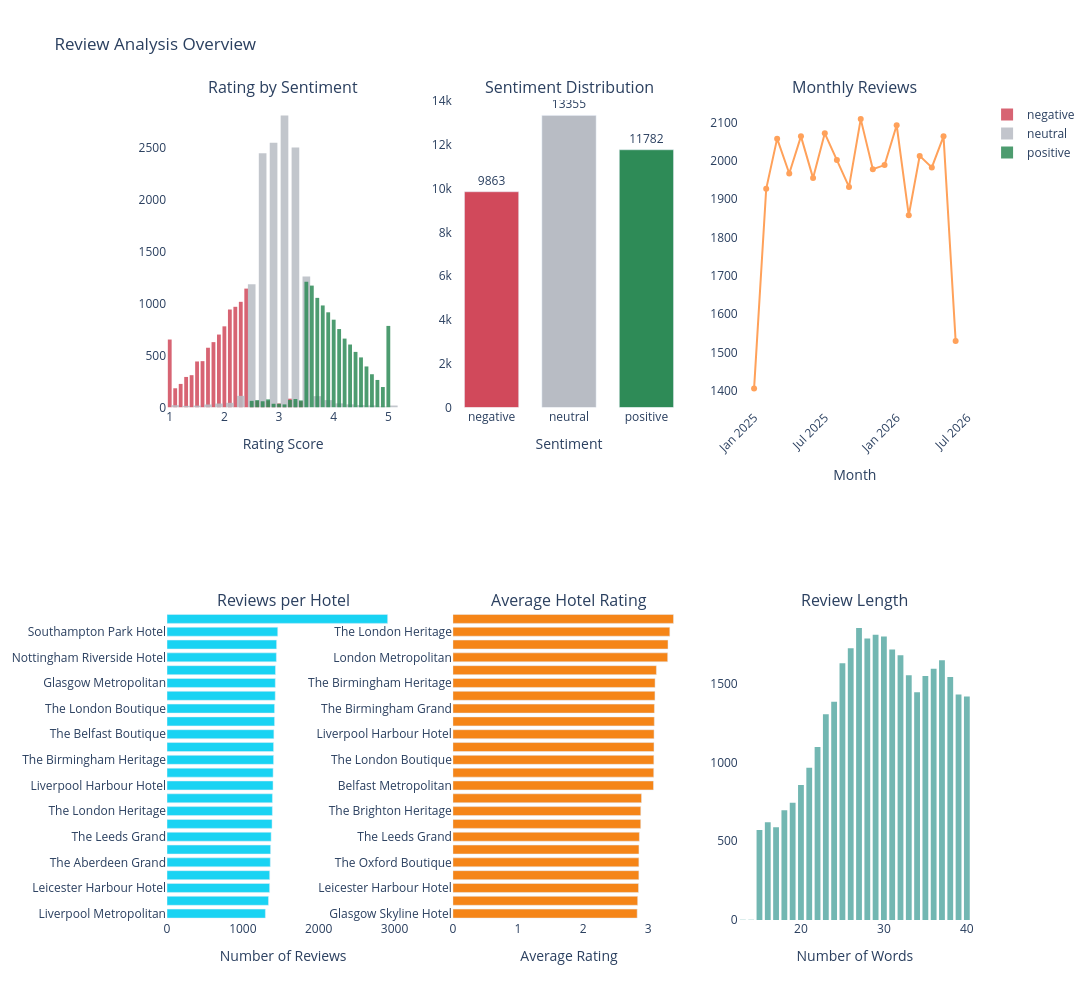

Source (notebook cell):
### Code cell
# Convert review dates
merged_data["review_date"] = pd.to_datetime(merged_data["review_date"], errors="coerce")

# Create dashboard
fig = msub(rows=2, cols=3,
    subplot_titles=["Rating by Sentiment", "Sentiment Distribution", "Monthly Reviews", 
                    "Reviews per Hotel", "Average Hotel Rating", "Review Length"])

# Rating distribution by sentiment labels
for label in LABELS:
    fig.add_trace(go.Histogram(x=merged_data.loc[merged_data["sentiment_label"] == label, "rating_score"],
            name=label, marker_color=COLORS[label], nbinsx=40, opacity=0.85 ), row=1, col=1)

# Sentiment Label distribution
counts = merged_data["sentiment_label"].value_counts().reindex(LABELS, fill_value=0)

fig.add_trace(go.Bar(x=counts.index, y=counts.values, marker_color=[COLORS[label] for label in counts.index],
        text=counts.values, textposition="outside", showlegend=False), row=1, col=2)

#  Monthly reviews
monthly = (merged_data.dropna(subset=["review_date"]).set_index("review_date").resample("MS").size())

fig.add_trace(go.Scatter(x=monthly.index, y=monthly.values, mode="lines+markers", showlegend=False), row=1, col=3)

# Reviews per hotel
h_reviews = merged_data.groupby("hotel_name").size().sort_values()

fig.add_trace(go.Bar(x=h_reviews.values, y=h_reviews.index, orientation="h", showlegend=False), row=2, col=1)

# Average rating per hotel
ratings = merged_data.groupby("hotel_name")["rating_score"].mean().dropna().sort_values()

fig.add_trace(go.Bar(x=ratings.values, y=ratings.index, orientation="h", marker_color="#F58518",
           showlegend=False), row=2, col=2)

# Review length in words
review_length = merged_data["review_text"].fillna("").str.split().str.len()

fig.add_trace(go.Histogram(x=review_length, nbinsx=40, marker_color="#72B7B2", showlegend=False), row=2, col=3)

# Chart labels and layout
fig.update_xaxes(title_text="Rating Score", row=1, col=1)
fig.update_xaxes(title_text="Sentiment", row=1, col=2)
fig.update_xaxes(title_text="Month", tickangle=-45, row=1, col=3)
fig.update_xaxes(title_text="Number of Reviews", row=2, col=1)
fig.update_xaxes(title_text="Average Rating", row=2, col=2)
fig.update_xaxes(title_text="Number of Words", row=2, col=3)


fig.update_layout(
    title="Review Analysis Overview",
    height=1000,
    width=1400,
    bargap=0.3,
    barmode="overlay",
    plot_bgcolor="white",
    paper_bgcolor="white"
)

fig.show()

### Figure 1 — Plotly figure (JSON) as saved in the notebook; plotly's stock layout.template omitted (floating-point values rounded to 4 significant figures; data arrays with more than 128 entries replaced by an {"elided": "..."} marker saying what was removed)
{"data": [{"marker": {"color": "#D1495B"}, "name": "negative", "nbinsx": 40, "opacity": 0.85, "type": "histogram", "x": {"elided": "9863 float values"}, "xaxis": "x", "yaxis": "y"}, {"marker": {"color": "#B8BCC4"}, "name": "neutral", "nbinsx": 40, "opacity": 0.85, "type": "histogram", "x": {"elided": "13355 float values"}, "xaxis": "x", "yaxis": "y"}, {"marker": {"color": "#2E8B57"}, "name": "positive", "nbinsx": 40, "opacity": 0.85, "type": "histogram", "x": {"elided": "11782 float values"}, "xaxis": "x", "yaxis": "y"}, {"marker": {"color": ["#D1495B", "#B8BCC4", "#2E8B57"]}, "showlegend": false, "text": [9863.0, 13360.0, 11780.0], "textposition": "outside", "type": "bar", "x": ["negative", "neutral", "positive"], "xaxis": "x2", "y": [9863, 13355, 11782], "yaxis": "y2"}, {"mode": "lines+markers", "showlegend": false, "type": "scatter", "x": ["2025-01-01T00:00:00.000000", "2025-02-01T00:00:00.000000", "2025-03-01T00:00:00.000000", "2025-04-01T00:00:00.000000", "2025-05-01T00:00:00.000000", "2025-06-01T00:00:00.000000", "2025-07-01T00:00:00.000000", "2025-08-01T00:00:00.000000", "2025-09-01T00:00:00.000000", "2025-10-01T00:00:00.000000", "2025-11-01T00:00:00.000000", "2025-12-01T00:00:00.000000", "2026-01-01T00:00:00.000000", "2026-02-01T00:00:00.000000", "2026-03-01T00:00:00.000000", "2026-04-01T00:00:00.000000", "2026-05-01T00:00:00.000000", "2026-06-01T00:00:00.000000"], "xaxis": "x3", "y": [1406, 1927, 2058, 1967, 2064, 1955, 2072, 2002, 1932, 2109, 1978, 1989, 2093, 1858, 2013, 1983, 2064, 1530], "yaxis": "y3"}, {"orientation": "h", "showlegend": false, "type": "bar", "x": [1297, 1338, 1353, 1354, 1362, 1366, 1373, 1385, 1389, 1390, 1398, 1399, 1405, 1405, 1409, 1418, 1418, 1427, 1428, 1430, 1442, 1445, 1460, 2909], "xaxis": "x4", "y": ["Liverpool Metropolitan", "London Metropolitan", "Leicester Harbour Hotel", "The Glasgow Heritage", "The Aberdeen Grand", "Belfast Metropolitan", "The Leeds Grand", "Glasgow Harbour Hotel", "The London Heritage", "The Birmingham Grand", "Liverpool Harbour Hotel", "The Brighton Heritage", "The Birmingham Heritage", "The Oxford Boutique", "The Belfast Boutique", "Manchester Metropolitan", "The London Boutique", "The Belfast Heritage", "Glasgow Metropolitan", "Nottingham Park Hotel", "Nottingham Riverside Hotel", "Glasgow Skyline Hotel", "Southampton Park Hotel", "Edinburgh Riverside Hotel"], "yaxis": "y4"}, {"marker": {"color": "#F58518"}, "orientation": "h", "showlegend": false, "type": "bar", "x": [2.83, 2.837, 2.851, 2.856, 2.856, 2.857, 2.863, 2.884, 2.885, 2.896, 3.08, 3.084, 3.085, 3.088, 3.089, 3.093, 3.094, 3.103, 3.104, 3.125, 3.298, 3.303, 3.331, 3.387], "xaxis": "x5", "y": ["Glasgow Skyline Hotel", "Edinburgh Riverside Hotel", "Leicester Harbour Hotel", "Glasgow Harbour Hotel", "The Oxford Boutique", "The Glasgow Heritage", "The Leeds Grand", "Manchester Metropolitan", "The Brighton Heritage", "The Belfast Boutique", "Belfast Metropolitan", "The Belfast Heritage", "The London Boutique", "Southampton Park Hotel", "Liverpool Harbour Hotel", "Glasgow Metropolitan", "The Birmingham Grand", "Nottingham Park Hotel", "The Birmingham Heritage", "The Aberdeen Grand", "London Metropolitan", "Liverpool Metropolitan", "The London Heritage", "Nottingham Riverside Hotel"], "yaxis": "y5"}, {"marker": {"color": "#72B7B2"}, "nbinsx": 40, "showlegend": false, "type": "histogram", "x": {"elided": "35000 int values"}, "xaxis": "x6", "yaxis": "y6"}], "layout": {"annotations": [{"font": {"size": 16}, "showarrow": false, "text": "Rating by Sentiment", "x": 0.1444, "xanchor": "center", "xref": "paper", "y": 1, "yanchor": "bottom", "yref": "paper"}, {"font": {"size": 16}, "showarrow": false, "text": "Sentiment Distribution", "x": 0.5, "xanchor": "center", "xref": "paper", "y": 1, "yanchor": "bottom", "yref": "paper"}, {"font": {"size": 16}, "showarrow": false, "text": "Monthly Reviews", "x": 0.8556, "xanchor": "center", "xref": "paper", "y": 1, "yanchor": "bottom", "yref": "paper"}, {"font": {"size": 16}, "showarrow": false, "text": "Reviews per Hotel", "x": 0.1444, "xanchor": "center", "xref": "paper", "y": 0.375, "yanchor": "bottom", "yref": "paper"}, {"font": {"size": 16}, "showarrow": false, "text": "Average Hotel Rating", "x": 0.5, "xanchor": "center", "xref": "paper", "y": 0.375, "yanchor": "bottom", "yref": "paper"}, {"font": {"size": 16}, "showarrow": false, "text": "Review Length", "x": 0.8556, "xanchor": "center", "xref": "paper", "y": 0.375, "yanchor": "bottom", "yref": "paper"}], "bargap": 0.3, "barmode": "overlay", "height": 1000, "paper_bgcolor": "white", "plot_bgcolor": "white", "title": {"text": "Review Analysis Overview"}, "width": 1400, "xaxis": {"anchor": "y", "domain": [0, 0.2889], "title": {"text": "Rating Score"}}, "xaxis2": {"anchor": "y2", "domain": [0.3556, 0.6444], "title": {"text": "Sentiment"}}, "xaxis3": {"anchor": "y3", "domain": [0.7111, 1], "tickangle": -45, "title": {"text": "Month"}}, "xaxis4": {"anchor": "y4", "domain": [0, 0.2889], "title": {"text": "Number of Reviews"}}, "xaxis5": {"anchor": "y5", "domain": [0.3556, 0.6444], "title": {"text": "Average Rating"}}, "xaxis6": {"anchor": "y6", "domain": [0.7111, 1], "title": {"text": "Number of Words"}}, "yaxis": {"anchor": "x", "domain": [0.625, 1]}, "yaxis2": {"anchor": "x2", "domain": [0.625, 1]}, "yaxis3": {"anchor": "x3", "domain": [0.625, 1]}, "yaxis4": {"anchor": "x4", "domain": [0, 0.375]}, "yaxis5": {"anchor": "x5", "domain": [0, 0.375]}, "yaxis6": {"anchor": "x6", "domain": [0, 0.375]}}}
